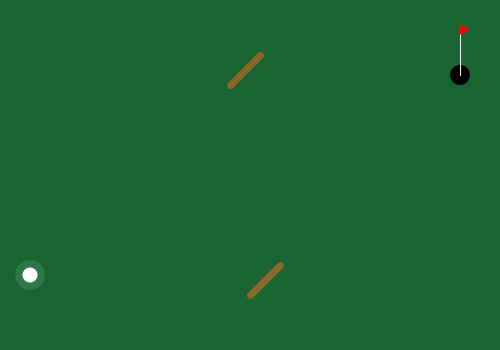
Frame 1 (no input)
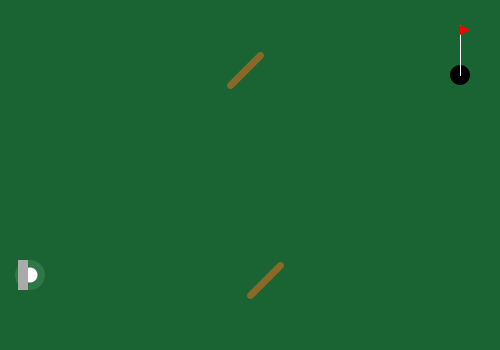
Frame 60 (the mouse pressed at the canvas centre just before this capture)
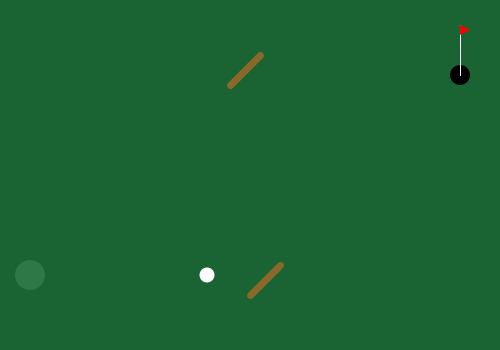
Frame 120 (the mouse held since frame 60 and released just before this capture)

The Processing sketch that drew these frames (run headless with seeded random() and noise(); from frame 60 on, the mouse is pressed at the canvas centre):

// Processing sketch: processing_49230
// ── processing_49230.pde

int ball_x=30;
int ball_y=275;
int speed_x;
int speed_y;
int putter_x = -100;
int ballcolor = 255;
int putterspeed = 2;
boolean ready = true;

void setup() {
  size(500, 350);
  noStroke();
  smooth();
}

void draw() {
  background(25, 100, 50);

  // draw hole  
  fill(0);
  ellipse(460, 75, 20, 20);

  // draw green circle
  fill(45, 120, 70);
  ellipse(30, 275, 30, 30);

  //draw bumpers
  stroke(137, 104, 40);
  strokeWeight(7);
  line(280, 265, 250, 295);
  line(230, 85, 260, 55);

  // draw flag  
  stroke(255);
  strokeWeight(1);
  line(460, 75, 460, 25);

  noStroke();
  fill(255, 0, 0);
  triangle(460, 35, 460, 25, 470, 30);

  // draw moving ball 
  fill(ballcolor);
  ellipse(ball_x, ball_y, 15, 15);
  if (ready==true){
  ball_x = ball_x + speed_x;
  ball_y = ball_y + speed_y;
  }
  //draw putter
  fill(170);
  rect(putter_x, 260, 10, 30);
  putter_x = putter_x+putterspeed;

  if (putter_x>=20) {
    putterspeed = -1;
    speed_x = 3;
  }

  // if ball hits bumper, turn
  if (ball_x >= 250 && ball_y >= 275) {
    speed_x = 0;
    speed_y = -3;
  }
  if (ball_x <= 300 && ball_y <= 75) {
    speed_x = 3;
    speed_y = 0;
  } 

  // if ball reaches in hole, stop and turn black and redraw flag
  if (ball_x >= 460) {
    ball_x = 460;
    ballcolor = 0;

    stroke(255);
    strokeWeight(1);
    line(460, 75, 460, 25);

    noStroke();
    fill(255, 0, 0);
    triangle(460, 35, 460, 25, 470, 30);
  }
}

void mouseClicked() {
    putter_x = -80;
    putterspeed = 2;
    ball_x = 30;
    ball_y = 275;
    ballcolor = 255;
    speed_x = 0;
    speed_y = 0;

}
